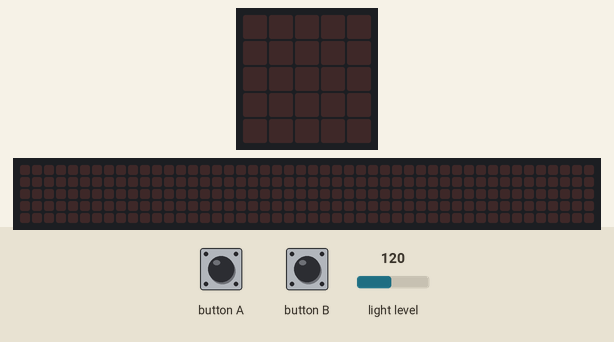
Simulated run of this program. Board: BBC micro:bit (MakeCode). On the bench: the board's 5×5 LED display, a strip that is not on the board, showing the scrolling text unrolled. The inputs (shaded band) are chosen by the test bench; at power-on: light level 120. Dim RGB values are drawn brighter than linear; the 48×5 strip is a reading aid, not a part: it shows the text the display is scrolling, unrolled, one strip-width of it at a time.

Above: at 1.2 s.
1.3 s: button A pressed for 0.15 s
At 1.6 s:
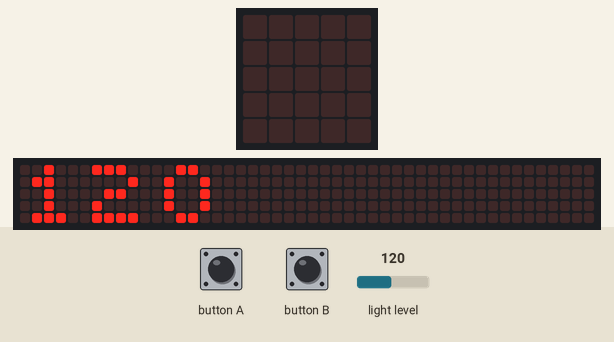
4.3 s: button B pressed for 0.15 s
At 4.52 s:
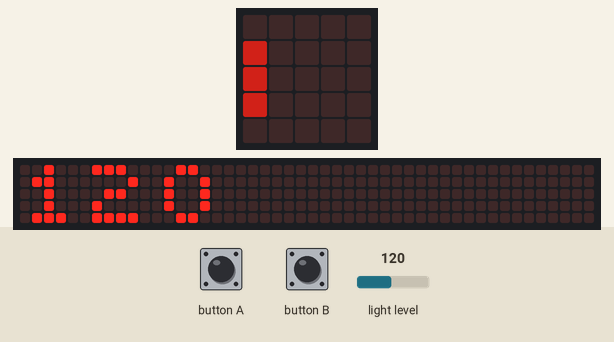
Timing chart, 0 to 7.3 s (numbered marks = the images above; inputs shaded):
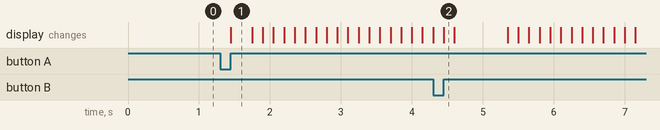

Measured:
- after the input at 1.3 s, the display: changes after 0.15 s (image 1)

The program:

main.ts
```typescript
input.onButtonPressed(Button.A, function () {
    basic.showNumber(input.lightLevel())
})
input.onButtonPressed(Button.B, function () {
    if (true) {
        led.setBrightness(input.lightLevel())
        basic.showNumber(input.lightLevel())
    }
})
basic.forever(function () {

})
```

test.ts
```typescript
// 在這裡測試；當此封包作為擴充功能時，將不會編譯此內容。
```
